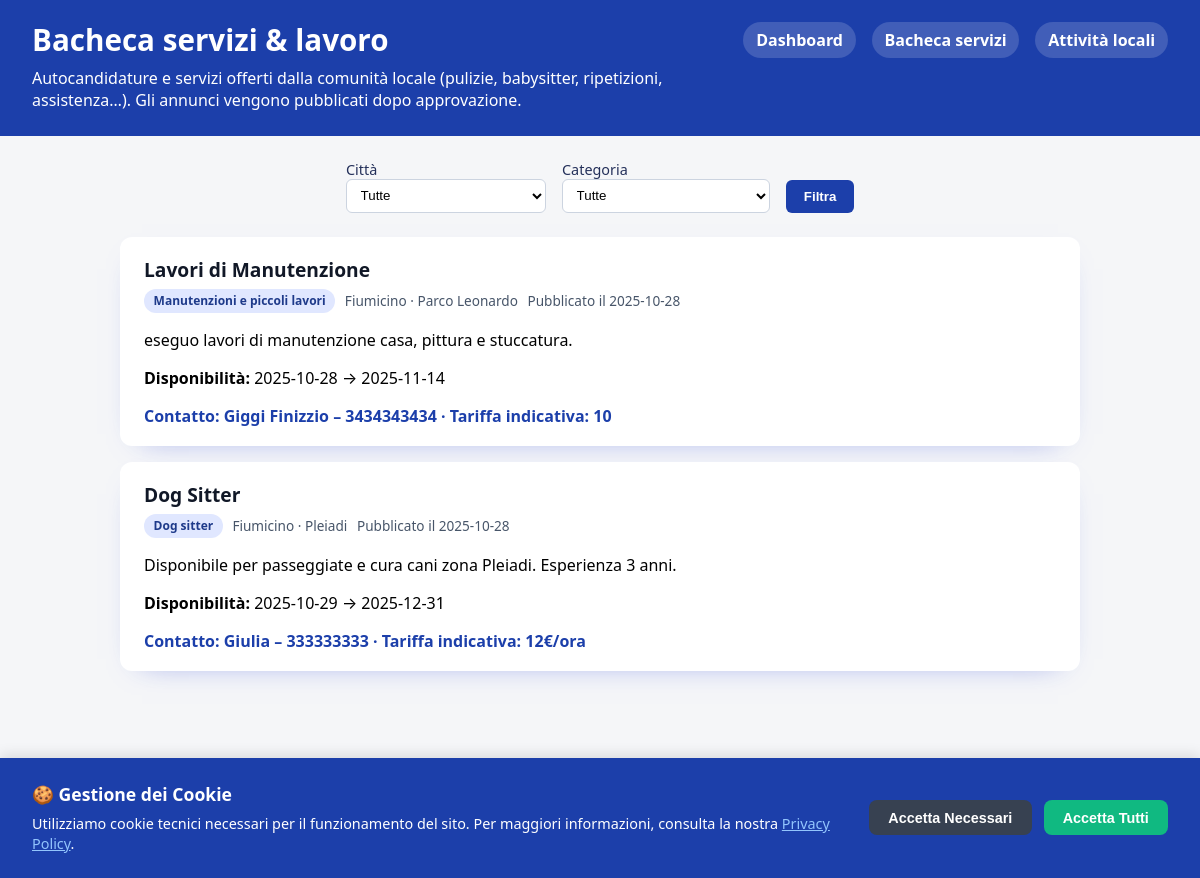
Screenshot of /offers with the database file from the repository.
### app/models.py (models this page shows)
class ServiceOffer(Base):
    __tablename__ = "service_offers"
    id: Mapped[int] = mapped_column(Integer, primary_key=True, autoincrement=True)
    title: Mapped[str] = mapped_column(String(200))
    description: Mapped[str] = mapped_column(Text)
    category: Mapped[str] = mapped_column(String(100), default="altro")
    city: Mapped[str] = mapped_column(String(100), default="Fiumicino")
    zone: Mapped[str] = mapped_column(String(100), default="")
    contact_name: Mapped[str] = mapped_column(String(120))
    contact_method: Mapped[str] = mapped_column(String(200))
    rate: Mapped[str] = mapped_column(String(100), default='')
    available_from: Mapped[date | None] = mapped_column(Date, nullable=True)
    available_to: Mapped[date | None] = mapped_column(Date, nullable=True)
    status: Mapped[str] = mapped_column(String(20), default="pending")
    highlighted: Mapped[bool] = mapped_column(Boolean, default=False)
    created_at: Mapped[datetime] = mapped_column(DateTime, default=datetime.utcnow, nullable=False)

### app/main.py (the view)
@app.get("/offers", response_class=HTMLResponse)
def offers_page(
    request: Request,
    city: str | None = Query(None),
    category: str | None = Query(None),
    submitted: bool = Query(False),
    db: Session = Depends(get_db)
):
    q = db.query(ServiceOffer).filter(ServiceOffer.status == "published").order_by(ServiceOffer.created_at.desc())
    if city:
        q = q.filter(ServiceOffer.city.ilike(f"%{city}%"))
    if category and category != "tutte":
        q = q.filter(ServiceOffer.category == category)
    offers = q.all()
    cities = sorted({row[0] for row in db.query(ServiceOffer.city).distinct() if row[0]})
    zone_options = sorted({row[0] for row in db.query(ServiceOffer.zone).distinct() if row[0]})
    return templates.TemplateResponse(
        "offers.html",
        {
            "request": request,
            "offers": [_serialize_offer(o) for o in offers],
            "categories": SERVICE_CATEGORIES,
            "selected_category": category or "",
            "selected_city": city or "",
            "cities": cities,
            "zones": zone_options,
            "submitted": submitted,
        }
    )

### app/templates/offers.html (shortened to what this page needs)
<!DOCTYPE html>
<html lang="it">
<head>
</head>
<body>
  <header>
    <div class="topbar">
      <h1>Bacheca servizi & lavoro</h1>
      <nav>
        <a href="/dashboard">Dashboard</a>
        <a href="/offers">Bacheca servizi</a>
        <a href="/businesses">Attività locali</a>
      </nav>
    </div>
    <p style="margin:.4rem 0 0; max-width:720px;">Autocandidature e servizi offerti dalla comunità locale (pulizie, babysitter, ripetizioni, assistenza…). Gli annunci vengono pubblicati dopo approvazione.</p>
  </header>
  <main>
    <form method="get" class="filters">
      <label>
        Città
        <select name="city">
          <option value="">Tutte</option>
        </select>
      </label>
      <label>
        Categoria
        <select name="category">
          <option value="tutte">Tutte</option>
        </select>
      </label>
      <button type="submit">Filtra</button>
    </form>
    {% if offers %}
      <div class="grid">
        {% for offer in offers %}
          <article>
            <h3>{{ offer.title }}</h3>
            <div class="meta">
              <span class="badge">{{ offer.category_label }}</span>
              <span>{{ offer.city }}{% if offer.zone %} · {{ offer.zone }}{% endif %}</span>
              <span>Pubblicato il {{ offer.created_at[:10] if offer.created_at else "" }}</span>
            </div>
            <p>{{ offer.description }}</p>
            {% if offer.available_range %}<p><strong>Disponibilità:</strong> {{ offer.available_range }}</p>{% endif %}
            <div class="contact">Contatto: {{ offer.contact_name }} – {{ offer.contact_method }}{% if offer.rate %} · Tariffa indicativa: {{ offer.rate }}{% endif %}</div>
          </article>
        {% endfor %}
      </div>
    {% else %}
      <div class="empty">Nessun annuncio disponibile. <a href="/offers/new">Inserisci il tuo</a>.</div>
    {% endif %}
  </main>
  <footer class="global-footer">
    <div class="footer-inner">
      <span>© 2025 LocalBrain Fiumicino. Tutti i diritti riservati.</span>
      <nav>
        <a href="/businesses/new">Aggiungi attività</a>
        <a href="/offers/new">Pubblica annuncio</a>
        <a href="/ad-request">Richiedi pubblicità</a>
        <a href="/about-us">Chi Siamo</a>
        <a href="/privacy-policy">Privacy</a>
        <a href="/terms-conditions">Termini</a>
        <a href="/disclaimer">Disclaimer</a>
        <a href="https://t.me/localbrain_fiumicino_bot" target="_blank" rel="noopener noreferrer">Telegram</a>
      </nav>
    </div>
  </footer>
</body>
</html>

### app/templates/offers.html (style rules this page uses)
body { font-family: system-ui, -apple-system, BlinkMacSystemFont, "Segoe UI", sans-serif; background: #f5f6f8; margin: 0; }
header { background: #1c3faa; color: #fff; padding: 1.2rem 2rem 1.6rem; }
.topbar { display:flex; flex-wrap:wrap; align-items:center; gap:1.2rem; }
.topbar h1 { margin:0; font-size:1.85rem; flex:1 1 auto; }
nav { display:flex; gap:1rem; flex-wrap:wrap; }
nav a { color:#fff; font-weight:600; text-decoration:none; padding:0.45rem 0.8rem; border-radius:999px; background:rgba(255,255,255,0.16); }
main { padding: 1.5rem 2rem 3rem; max-width: 960px; margin: 0 auto; }
form.filters { display: flex; flex-wrap: wrap; gap: 1rem; margin-bottom: 1.5rem; align-items: flex-end; justify-content: center; }
form.filters label { display: flex; flex-direction: column; font-size: 0.9rem; color: #24305a; min-width: 200px; }
select, input[type="text"] { padding: 0.45rem 0.6rem; border: 1px solid #ccd4e0; border-radius: 6px; background: #fff; }
button { padding: 0.55rem 1.1rem; background: #1c3faa; color: #fff; border: none; border-radius: 6px; cursor: pointer; font-weight: 600; }
.grid { display: grid; gap: 1rem; }
article { background: #fff; border-radius: 12px; padding: 1.2rem 1.5rem; box-shadow: 0 10px 30px -22px rgba(31, 58, 215, 0.6); }
article h3 { margin: 0 0 0.4rem; font-size: 1.2rem; color: #111827; }
.meta { font-size: 0.85rem; color: #475569; margin-bottom: 0.6rem; display: flex; flex-wrap: wrap; gap: 0.6rem; align-items: center; }
.badge { background: #e0e7ff; color: #1e3a8a; padding: 0.2rem 0.6rem; border-radius: 999px; font-weight: 600; font-size: 0.75rem; }
.contact { margin-top: 0.8rem; font-weight: 600; color: #1c3faa; }
.global-footer { background:#1c3faa; color:#f8fafc; padding:1.4rem 2rem; margin-top:3rem; }
.global-footer .footer-inner { max-width:1100px; margin:0 auto; display:flex; flex-wrap:wrap; gap:1rem; align-items:center; justify-content:space-between; font-size:0.9rem; }
.global-footer nav { display:flex; gap:1rem; flex-wrap:wrap; }
.global-footer nav a { color:#ffffff; text-decoration:none; font-weight:600; background:rgba(255,255,255,0.18); padding:0.4rem 0.75rem; border-radius:999px; }

### rows the page displays
ServiceOffer: title "Lavori di Manutenzione", category_label "Manutenzioni e piccoli lavori", city "Fiumicino", zone "Parco Leonardo", created_at "2025-10-28", description "eseguo lavori di manutenzione casa, pittura e stuccatura.", available_range "2025-10-28 → 2025-11-14", contact_name "Giggi Finizzio", contact_method "3434343434", rate "10"
ServiceOffer: title "Dog Sitter", category_label "Dog sitter", city "Fiumicino", zone "Pleiadi", created_at "2025-10-28", description "Disponibile per passeggiate e cura cani zona Pleiadi. Esperienza 3 anni.", available_range "2025-10-29 → 2025-12-31", contact_name "Giulia", contact_method "333333333", rate "12€/ora"
